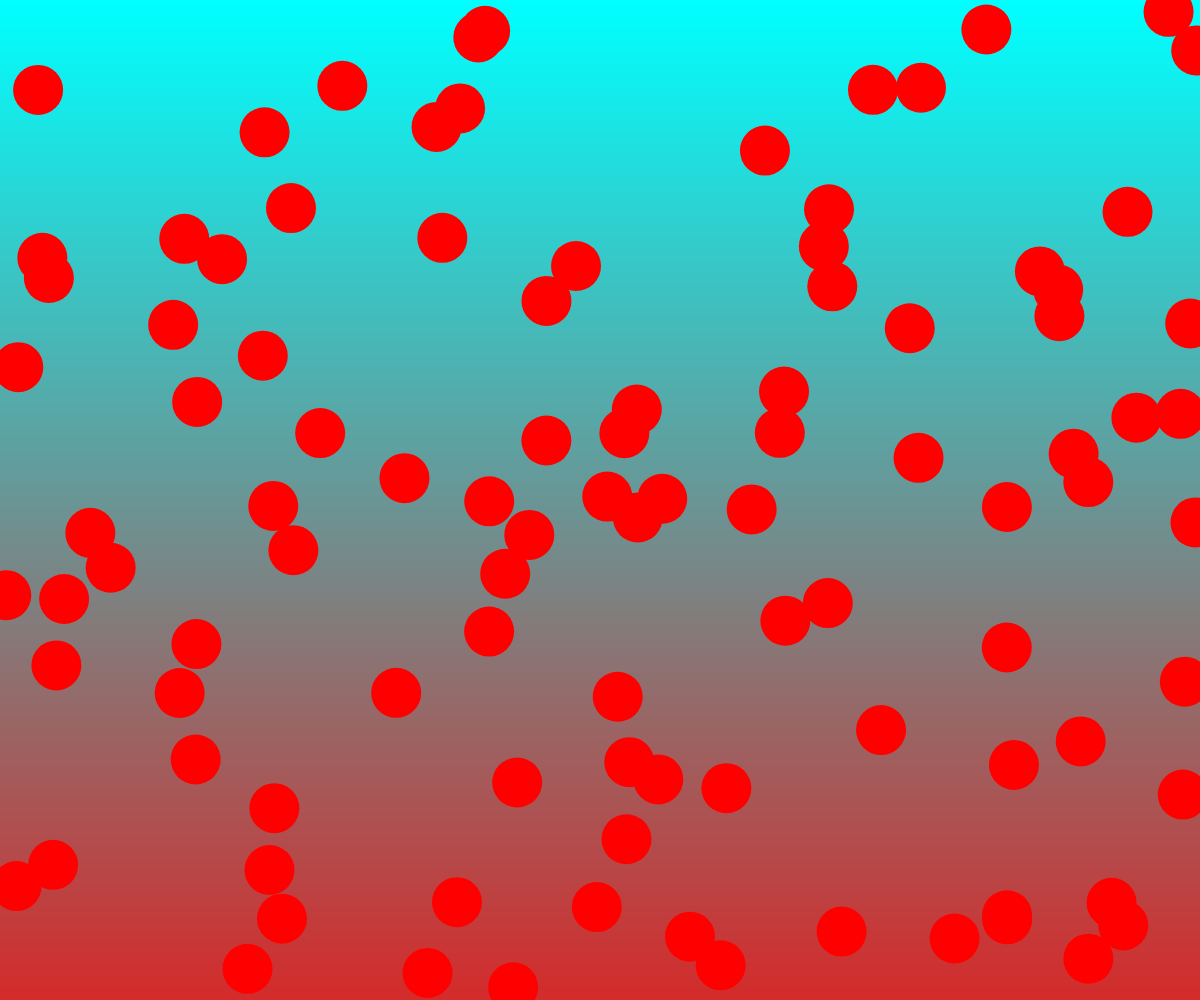
Frame 1 (no input)
Frame 60 (no input): identical to frame 1, image omitted
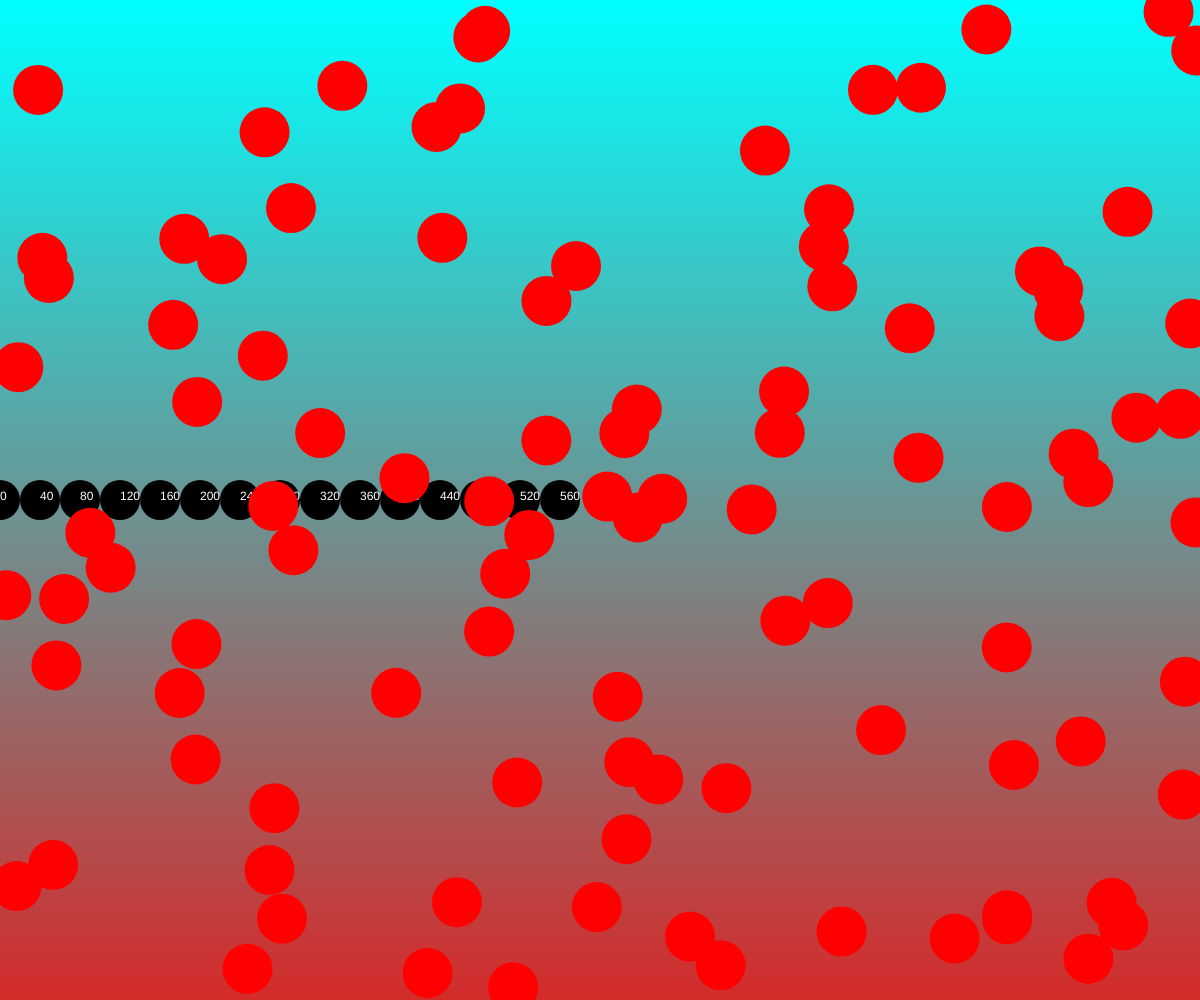
Frame 120 (the mouse pressed at the canvas centre since frame 60)

The p5.js sketch that drew these frames (run headless with seeded random() and noise() and a simulated clock; from frame 60 on, the mouse is pressed at the canvas centre):

// p5.js sketch
// ── sketch.js
// Drawing with loops
// Kyle MacLean
// September 19, 2024

function setup(){
  createCanvas(windowWidth, windowHeight);
  
}

function draw(){
  //screen is updated at end of draw()
  myBackground();
  myForeground();
}


function myBackground(){
  //use a loop to draw a gradient background
  let rectHeight = 1;
  noStroke();
  for(let y = 0; y < height; y += rectHeight){
    let value = map(y, 0, width, 0, 255);
    fill(value, 255-value, 255-value);
    rect(0, y, width, rectHeight);
  }
}

function myForeground(){
  //use FOR / WHILE loops to draw on the canvas

  //loop var   ;  condition   ;   var modification
  for(let x = 0; x < mouseX; x = x + 40){
    fill(0);
    circle(x, height/2, 40);
    fill(255);
    text(x, x, height/2);
  }

  //random seed
  randomSeed(744);

  //draw some stars
  let starCount = 0;
  fill(255, 0, 0);
  while(starCount < 100){
    let x = random(0, width);
    let y = random(0, height);
    circle(x, y, 50);

    starCount++;
  }
}
